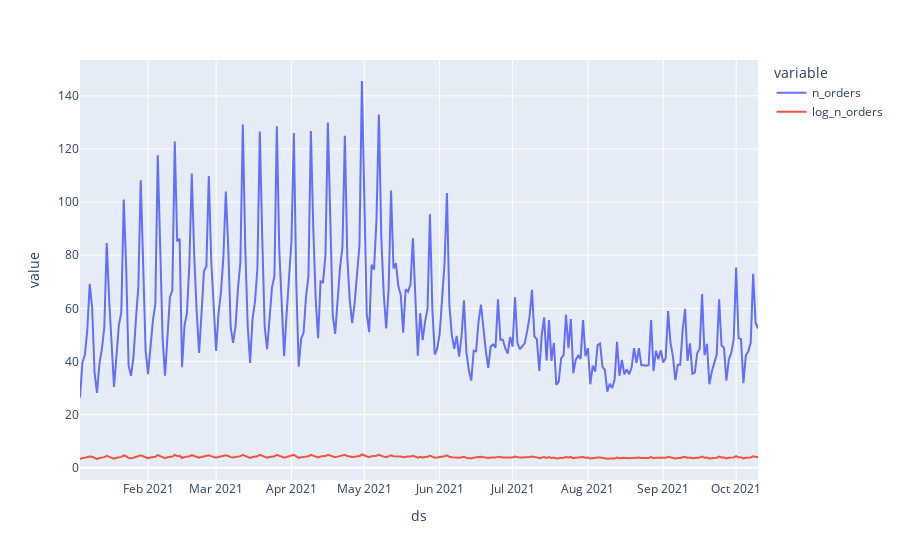

Notebook code for this chart:
### Code cell
ts["log_n_orders"] = ts.n_orders
ts["log_n_orders"][ts.n_orders==0] = 1
ts["log_n_orders"] = np.log(ts.log_n_orders)
ts.plot()

### Figure 1 — Plotly figure (JSON) as saved in the notebook; plotly's stock layout.template omitted (floating-point values rounded to 4 significant figures; data arrays with more than 128 entries replaced by an {"elided": "..."} marker saying what was removed)
{"data": [{"hovertemplate": "variable=n_orders<br>ds=%{x}<br>value=%{y}<extra></extra>", "legendgroup": "n_orders", "line": {"color": "#636efa", "dash": "solid"}, "mode": "lines", "name": "n_orders", "orientation": "v", "showlegend": true, "type": "scatter", "x": {"elided": "280 str values"}, "xaxis": "x", "y": {"elided": "280 float values"}, "yaxis": "y"}, {"hovertemplate": "variable=log_n_orders<br>ds=%{x}<br>value=%{y}<extra></extra>", "legendgroup": "log_n_orders", "line": {"color": "#EF553B", "dash": "solid"}, "mode": "lines", "name": "log_n_orders", "orientation": "v", "showlegend": true, "type": "scatter", "x": {"elided": "280 str values"}, "xaxis": "x", "y": {"elided": "280 float values"}, "yaxis": "y"}], "layout": {"legend": {"title": {"text": "variable"}, "tracegroupgap": 0}, "margin": {"t": 60}, "xaxis": {"anchor": "y", "domain": [0, 1], "title": {"text": "ds"}}, "yaxis": {"anchor": "x", "domain": [0, 1], "title": {"text": "value"}}}}
